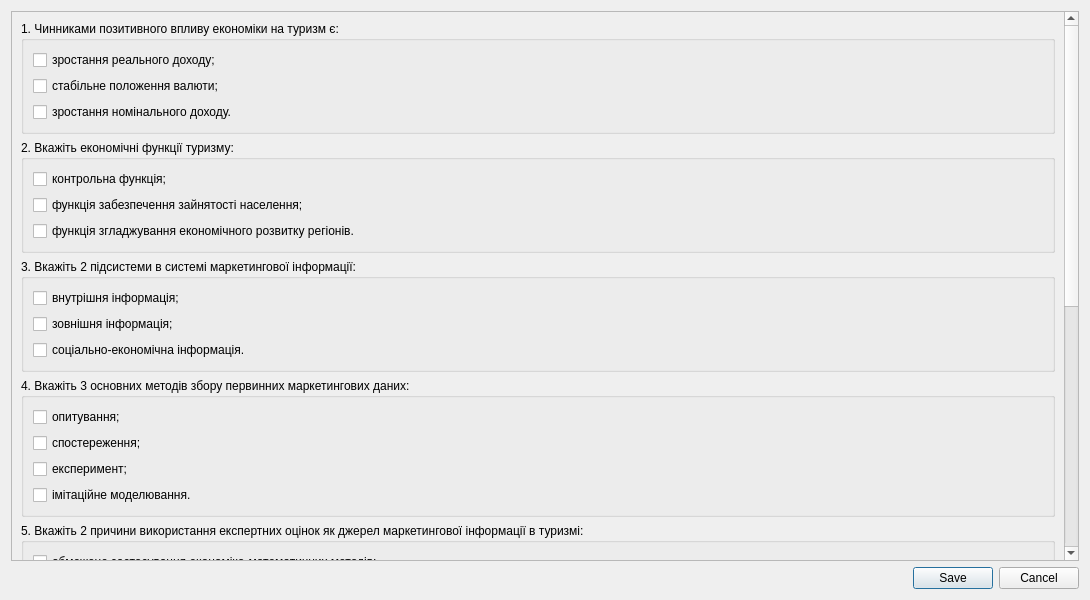
<?xml version="1.0" encoding="UTF-8"?>
<ui version="4.0">
 <class>Test3Dialog</class>
 <widget class="QDialog" name="Test3Dialog">
  <property name="geometry">
   <rect>
    <x>0</x>
    <y>0</y>
    <width>1090</width>
    <height>600</height>
   </rect>
  </property>
  <property name="windowTitle">
   <string>Когнітивний тест з маркетингу туризму</string>
  </property>
  <layout class="QVBoxLayout" name="verticalLayout">
   <item>
    <widget class="QScrollArea" name="scrollArea">
     <property name="verticalScrollBarPolicy">
      <enum>Qt::ScrollBarAsNeeded</enum>
     </property>
     <property name="horizontalScrollBarPolicy">
      <enum>Qt::ScrollBarAsNeeded</enum>
     </property>
     <property name="widgetResizable">
      <bool>true</bool>
     </property>
     <widget class="QWidget" name="scrollAreaWidgetContents">
      <property name="geometry">
       <rect>
        <x>0</x>
        <y>0</y>
        <width>1053</width>
        <height>874</height>
       </rect>
      </property>
      <layout class="QGridLayout" name="gridLayout_6">
       <item row="2" column="0">
        <widget class="QGroupBox" name="groupBox_3">
         <property name="title">
          <string>3. Вкажіть 2 підсистеми в системі маркетингової інформації:</string>
         </property>
         <layout class="QGridLayout" name="gridLayout">
          <item row="3" column="0">
           <widget class="QCheckBox" name="cb33">
            <property name="text">
             <string>соціально-економічна інформація.</string>
            </property>
           </widget>
          </item>
          <item row="0" column="0">
           <widget class="QCheckBox" name="cb31">
            <property name="text">
             <string>внутрішня інформація;</string>
            </property>
           </widget>
          </item>
          <item row="1" column="0">
           <widget class="QCheckBox" name="cb32">
            <property name="text">
             <string>зовнішня інформація;</string>
            </property>
           </widget>
          </item>
         </layout>
         <zorder>cb31</zorder>
         <zorder>cb32</zorder>
         <zorder>cb33</zorder>
        </widget>
       </item>
       <item row="1" column="0">
        <widget class="QGroupBox" name="groupBox_2">
         <property name="title">
          <string>2. Вкажіть економічні функції туризму: </string>
         </property>
         <layout class="QGridLayout" name="gridLayout_2">
          <item row="0" column="0">
           <widget class="QCheckBox" name="cb21">
            <property name="text">
             <string>контрольна функція;</string>
            </property>
           </widget>
          </item>
          <item row="1" column="0">
           <widget class="QCheckBox" name="cb22">
            <property name="text">
             <string>функція забезпечення зайнятості населення;</string>
            </property>
           </widget>
          </item>
          <item row="2" column="0">
           <widget class="QCheckBox" name="cb23">
            <property name="text">
             <string>функція згладжування економічного розвитку регіонів.</string>
            </property>
           </widget>
          </item>
         </layout>
        </widget>
       </item>
       <item row="0" column="0">
        <widget class="QGroupBox" name="groupBox">
         <property name="title">
          <string>1. Чинниками позитивного впливу економіки на туризм є:</string>
         </property>
         <layout class="QGridLayout" name="gridLayout_3">
          <item row="0" column="0">
           <widget class="QCheckBox" name="cb11">
            <property name="text">
             <string>зростання реального доходу;</string>
            </property>
           </widget>
          </item>
          <item row="1" column="0">
           <widget class="QCheckBox" name="cb12">
            <property name="text">
             <string>стабільне положення валюти;</string>
            </property>
           </widget>
          </item>
          <item row="2" column="0">
           <widget class="QCheckBox" name="cb13">
            <property name="text">
             <string>зростання номінального доходу.</string>
            </property>
           </widget>
          </item>
         </layout>
        </widget>
       </item>
       <item row="4" column="0">
        <widget class="QGroupBox" name="groupBox_6">
         <property name="title">
          <string>5. Вкажіть 2 причини використання експертних оцінок як джерел маркетингової інформації в туризмі:</string>
         </property>
         <layout class="QGridLayout" name="gridLayout_5">
          <item row="0" column="0">
           <widget class="QCheckBox" name="cb51">
            <property name="text">
             <string>обмежене застосування економіко-математичних методів;</string>
            </property>
           </widget>
          </item>
          <item row="1" column="0">
           <widget class="QCheckBox" name="cb52">
            <property name="text">
             <string>відсутність або обмежений об'єм статистичної інформації;</string>
            </property>
           </widget>
          </item>
          <item row="2" column="0">
           <widget class="QCheckBox" name="cb53">
            <property name="text">
             <string>використання вимірювальних методів.</string>
            </property>
           </widget>
          </item>
         </layout>
        </widget>
       </item>
       <item row="5" column="0">
        <widget class="QGroupBox" name="groupBox_7">
         <property name="title">
          <string>6. Які 2 види ринків включає ринок міжнародного туризму?</string>
         </property>
         <layout class="QGridLayout" name="gridLayout_7">
          <item row="0" column="0">
           <widget class="QCheckBox" name="cb61">
            <property name="text">
             <string>В'їзний</string>
            </property>
           </widget>
          </item>
          <item row="1" column="0">
           <widget class="QCheckBox" name="cb62">
            <property name="text">
             <string>Виїзний</string>
            </property>
           </widget>
          </item>
          <item row="2" column="0">
           <widget class="QCheckBox" name="cb63">
            <property name="text">
             <string>Внутрішній</string>
            </property>
           </widget>
          </item>
          <item row="3" column="0">
           <widget class="QCheckBox" name="cb64">
            <property name="text">
             <string>Зовнішній</string>
            </property>
           </widget>
          </item>
         </layout>
        </widget>
       </item>
       <item row="3" column="0">
        <widget class="QGroupBox" name="groupBox_4">
         <property name="title">
          <string>4. Вкажіть 3 основних методів збору первинних маркетингових даних:</string>
         </property>
         <layout class="QGridLayout" name="gridLayout_4">
          <item row="1" column="0">
           <widget class="QCheckBox" name="cb41">
            <property name="text">
             <string>опитування;</string>
            </property>
           </widget>
          </item>
          <item row="3" column="0">
           <widget class="QCheckBox" name="cb42">
            <property name="text">
             <string>спостереження;</string>
            </property>
           </widget>
          </item>
          <item row="4" column="0">
           <widget class="QCheckBox" name="cb43">
            <property name="text">
             <string>експеримент;</string>
            </property>
           </widget>
          </item>
          <item row="5" column="0">
           <widget class="QCheckBox" name="cb44">
            <property name="text">
             <string>імітаційне моделювання.</string>
            </property>
           </widget>
          </item>
         </layout>
        </widget>
       </item>
       <item row="6" column="0">
        <widget class="QGroupBox" name="groupBox_8">
         <property name="title">
          <string>7. Сукупність яких різнорідних елементів є туристським продуктом?</string>
         </property>
         <layout class="QGridLayout" name="gridLayout_8">
          <item row="0" column="0">
           <widget class="QCheckBox" name="cb71">
            <property name="text">
             <string>Природні ресурси</string>
            </property>
           </widget>
          </item>
          <item row="1" column="0">
           <widget class="QCheckBox" name="cb72">
            <property name="text">
             <string>Устаткування</string>
            </property>
           </widget>
          </item>
          <item row="2" column="0">
           <widget class="QCheckBox" name="cb73">
            <property name="text">
             <string>Ціна послуг</string>
            </property>
           </widget>
          </item>
          <item row="3" column="0">
           <widget class="QCheckBox" name="cb74">
            <property name="text">
             <string>Набір послуг</string>
            </property>
           </widget>
          </item>
         </layout>
        </widget>
       </item>
       <item row="7" column="0">
        <widget class="QGroupBox" name="groupBox_9">
         <property name="title">
          <string>8. Будь-яка послуга, що задовольняє потреби туристів під час подорожі й підлягає їх оплаті – це:</string>
         </property>
         <layout class="QGridLayout" name="gridLayout_9">
          <item row="0" column="0">
           <widget class="QCheckBox" name="cb81">
            <property name="text">
             <string>туристський продукт;</string>
            </property>
           </widget>
          </item>
          <item row="1" column="0">
           <widget class="QCheckBox" name="cb82">
            <property name="text">
             <string>туристська путівка.</string>
            </property>
           </widget>
          </item>
         </layout>
        </widget>
       </item>
      </layout>
     </widget>
    </widget>
   </item>
   <item>
    <widget class="QDialogButtonBox" name="buttonBox">
     <property name="orientation">
      <enum>Qt::Horizontal</enum>
     </property>
     <property name="standardButtons">
      <set>QDialogButtonBox::Cancel|QDialogButtonBox::Save</set>
     </property>
    </widget>
   </item>
  </layout>
 </widget>
 <resources/>
 <connections>
  <connection>
   <sender>buttonBox</sender>
   <signal>accepted()</signal>
   <receiver>Test3Dialog</receiver>
   <slot>accept()</slot>
   <hints>
    <hint type="sourcelabel">
     <x>248</x>
     <y>254</y>
    </hint>
    <hint type="destinationlabel">
     <x>157</x>
     <y>274</y>
    </hint>
   </hints>
  </connection>
  <connection>
   <sender>buttonBox</sender>
   <signal>rejected()</signal>
   <receiver>Test3Dialog</receiver>
   <slot>reject()</slot>
   <hints>
    <hint type="sourcelabel">
     <x>316</x>
     <y>260</y>
    </hint>
    <hint type="destinationlabel">
     <x>286</x>
     <y>274</y>
    </hint>
   </hints>
  </connection>
 </connections>
</ui>
